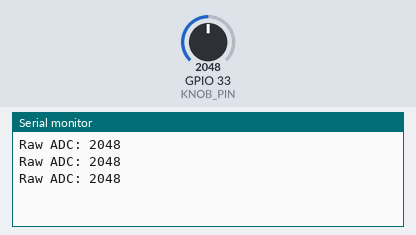
Simulated run of this sketch. Board: ESP32. On the bench: the last lines printed to the serial monitor. Inputs (shaded band) come from the test bench; at power-on: GPIO 33 (KNOB_PIN) = 2048 (analog values on the 0–4095 scale).

Above: at 1.3 s.
1.4 s: GPIO 33 (KNOB_PIN) set to 2866
At 1.9 s:
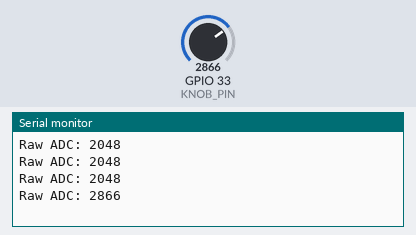
2.9 s: GPIO 33 (KNOB_PIN) set to 3603
At 3.4 s:
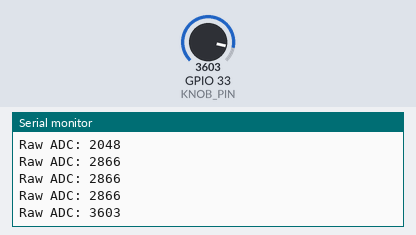
Timing chart, 0 to 5.9 s (numbered marks = the images above; inputs shaded):
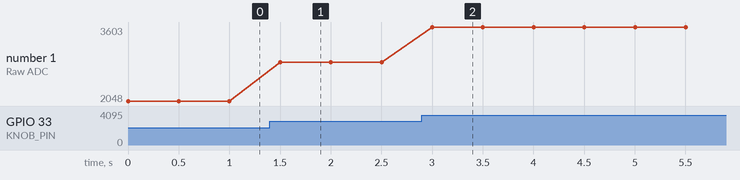

The sketch:

MellaFirmware_KnobTest.ino
```cpp
#define KNOB_PIN 33

void setup() {
  Serial.begin(115200);
  analogReadResolution(12);
  analogSetAttenuation(ADC_11db); // Full 0–3.3V range
}

void loop() {
  int raw = analogRead(KNOB_PIN);
  Serial.print("Raw ADC: ");
  Serial.println(raw);
  delay(500);
}
```

Measured:
- after the input at 1.4 s, the serial monitor: prints a new line after 0.10 s (image 1)
- after the input at 2.9 s, the serial monitor: prints a new line after 0.10 s (image 2)
- plotted number 1: 2048 → 2866 after the input at 1.4 s, 2866 → 3603 after the input at 2.9 s
